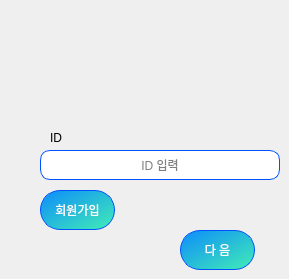
       <widget class="QWidget" name="page_5">
        <widget class="QLineEdit" name="le_input_ID">
         <property name="geometry">
          <rect>
           <x>40</x>
           <y>150</y>
           <width>240</width>
           <height>30</height>
          </rect>
         </property>
         <property name="styleSheet">
          <string notr="true">background:rgb(255, 255, 255);
border:1px solid rgb(0, 81, 255);
border-radius:10px;
</string>
         </property>
         <property name="inputMethodHints">
          <set>Qt::ImhNone</set>
         </property>
         <property name="alignment">
          <set>Qt::AlignCenter</set>
         </property>
         <property name="placeholderText">
          <string>ID 입력</string>
         </property>
        </widget>
        <widget class="QPushButton" name="btn_next">
         <property name="geometry">
          <rect>
           <x>180</x>
           <y>230</y>
           <width>75</width>
           <height>40</height>
          </rect>
         </property>
         <property name="styleSheet">
          <string notr="true">QPushButton{
color: white;
background-color:qlineargradient(spread:pad, x1:0, y1:0, x2:0.857143, y2:0.857955, stop:0 rgba(13, 140, 251, 255), stop:1 rgba(58, 224, 191));
	border-radius: 20px;
border:1px solid rgb(0, 81, 255);
}
QPushButton:hover {
color: white;
	background-color: qlineargradient(spread:pad, x1:0, y1:0, x2:0.857143, y2:0.857955, stop:0 rgba(10, 242, 251, 255), stop:1 rgba(224, 6, 159, 255));
	border-radius: 20px;}
QPushButton:pressed {
border: 3px solid rgb(0, 81, 255);
color: white;
	background-color: qlineargradient(spread:pad, x1:0, y1:0, x2:0.857143, y2:0.857955, stop:0 rgba(10, 242, 251, 255), stop:1 rgba(224, 6, 159, 255));
	border-radius: 20px;}

</string>
         </property>
         <property name="text">
          <string>다 음</string>
         </property>
        </widget>
        <widget class="QPushButton" name="btn_join">
         <property name="geometry">
          <rect>
           <x>40</x>
           <y>190</y>
           <width>75</width>
           <height>40</height>
          </rect>
         </property>
         <property name="styleSheet">
          <string notr="true">QPushButton{
color: white;
background-color:qlineargradient(spread:pad, x1:0, y1:0, x2:0.857143, y2:0.857955, stop:0 rgba(13, 140, 251, 255), stop:1 rgba(58, 224, 191));
	border-radius: 20px;
border:1px solid rgb(0, 81, 255);
}
QPushButton:hover {
color: white;
	background-color: qlineargradient(spread:pad, x1:0, y1:0, x2:0.857143, y2:0.857955, stop:0 rgba(10, 242, 251, 255), stop:1 rgba(224, 6, 159, 255));
	border-radius: 20px;}
QPushButton:pressed {
border: 3px solid rgb(0, 81, 255);
color: white;
	background-color: qlineargradient(spread:pad, x1:0, y1:0, x2:0.857143, y2:0.857955, stop:0 rgba(10, 242, 251, 255), stop:1 rgba(224, 6, 159, 255));
	border-radius: 20px;}

</string>
         </property>
         <property name="text">
          <string>회원가입</string>
         </property>
        </widget>
        <widget class="QLabel" name="label_11">
         <property name="geometry">
          <rect>
           <x>50</x>
           <y>130</y>
           <width>21</width>
           <height>16</height>
          </rect>
         </property>
         <property name="text">
          <string>ID</string>
         </property>
        </widget>
       </widget>
